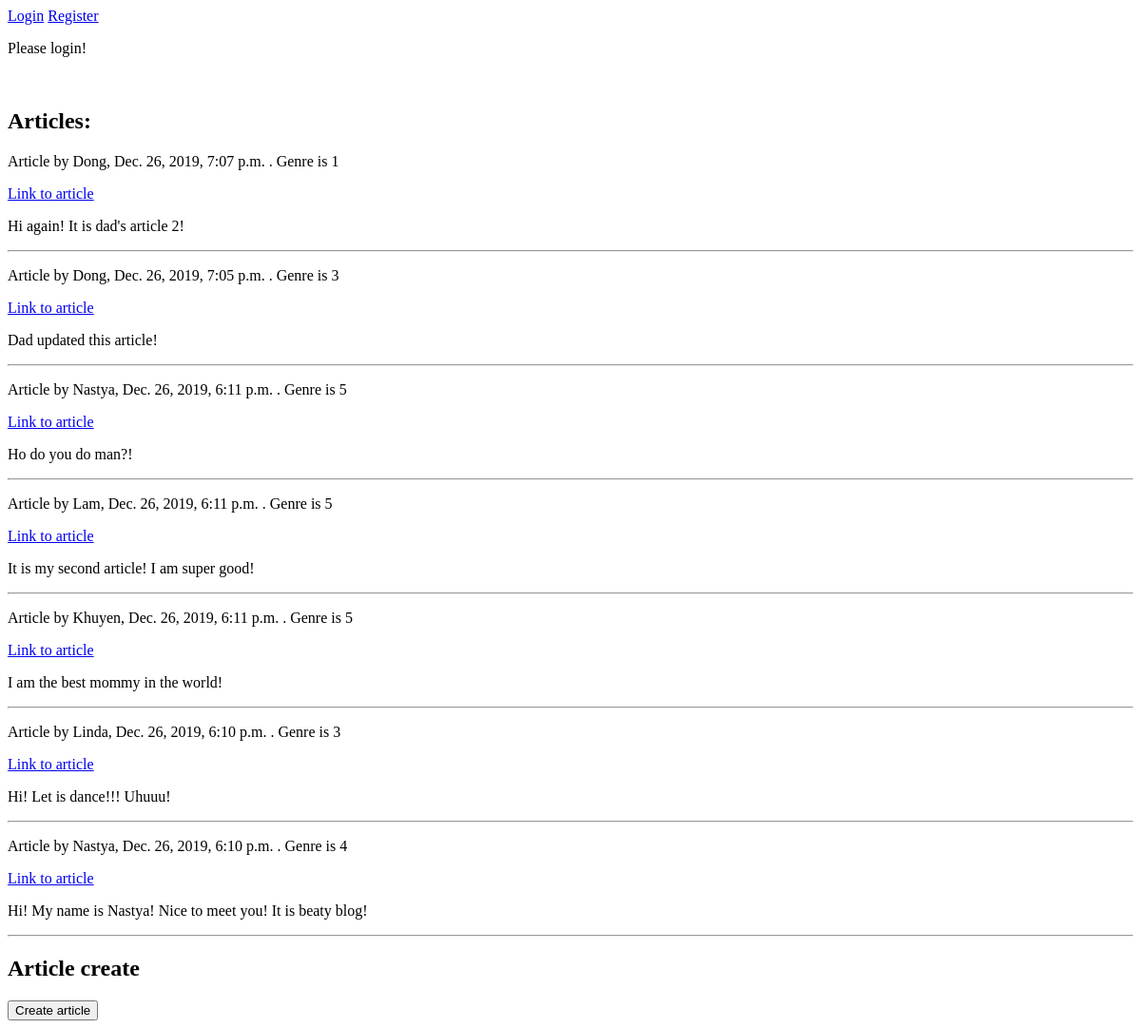
Before: / with the older database file.
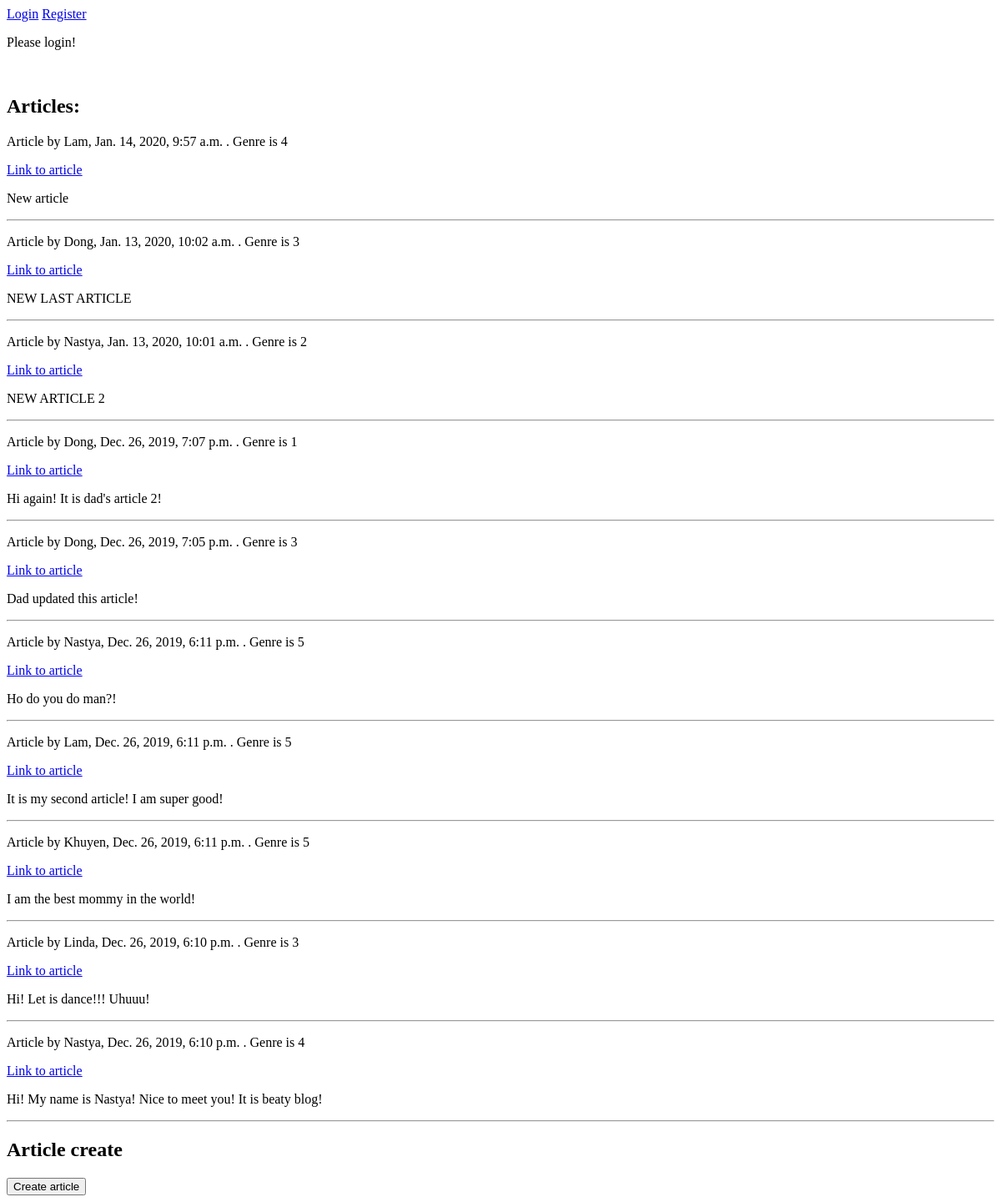
After: the same page with the newer database file.
### myapp/models.py (models this page shows, shortened)
class Article(models.Model):
    author = models.ForeignKey(Author, on_delete=models.CASCADE, null=True, related_name='articles')
    text = models.TextField(max_length=10000, null=True)
    created_at = models.DateTimeField(default=timezone.now)
    updated_at = models.DateTimeField(default=timezone.now)
    genre = models.IntegerField(choices=GENRE_CHOICES, default=1)
    def get_absolute_url(self):
        return reverse('article-detail', kwargs={'pk': self.id})

class Author(models.Model):
    pseudonym = models.CharField(max_length=120, blank=True, null=True)
    name = models.CharField(max_length=120)
    def __str__(self):
        return self.name

### myapp/views.py (the view)
# urls.py: path('', ArticleListView.as_view(), name='index'),
class ArticleListView(ListView):
    model = Article
    template_name = 'myapp/index.html'
    context_object_name = 'articles'
    ordering = ['-created_at']
    def get_context_data(self, **kwargs):
        context = super().get_context_data(**kwargs)
        context.update({'article_create': ArticleForm})
        return context

### templates/myapp/index.html (shortened to what this page needs)
<!DOCTYPE html>
<html lang="en">
<head>
</head>
<body>
    {% if user.is_authenticated %}
        <p><a href="{% url 'logout' %}">Logout</a></p>
        <p><a href="{% url 'pass-change' %}">Change password</a></p>
    {% else %}
        <a href="{% url 'login' %}">Login</a>
        <a href="{% url 'login' %}">Register</a>
    {% endif %}
    <p>
        {% if user.is_authenticated %}
            <h3>Current user is:</h3>
            {{ user.username }}
            <h2>Search article by text</h2>
            <form action="{% url 'search' %}" method="get">
                {% csrf_token %}
                {{ form.as_p }}
                <button type="submit">Search</button>
            </form>
        {% else %}
            Please login!
        {% endif %}
    </p>
    <br>
    <h2>Articles:</h2>
    {% for article in articles %}
        <p>Article by {{ article.author }}, {{ article.created_at }} . Genre is {{ article.genre }}</p>
        <a href="{{ article.get_absolute_url }}">Link to article</a>
        <p>{{ article.text }}</p>
        <hr>
    {% endfor %}
    <h2>Article create</h2>
    <form action="{% url 'article-create' %}" method="post">
        <button type="submit">Create article</button>
    </form>
</body>
</html>

Changed rows visible on the page:
added Article: author "Lam", created_at "Jan. 14, 2020, 9:57 a.m.", genre "4", text "New article"
added Article: author "Dong", created_at "Jan. 13, 2020, 10:02 a.m.", genre "3", text "NEW LAST ARTICLE"
added Article: author "Nastya", created_at "Jan. 13, 2020, 10:01 a.m.", genre "2", text "NEW ARTICLE 2"
